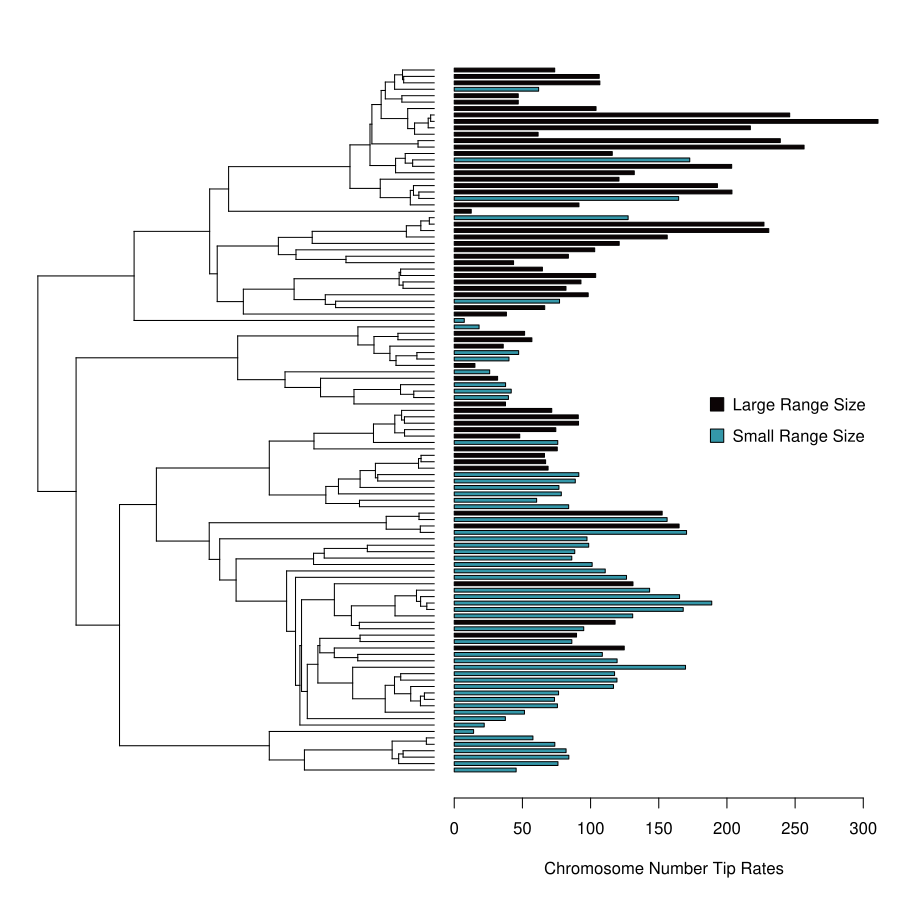

Generate this figure with R:
#Michelle Jonika
#November 2, 2021

#figure to visualize the tip rates


###LOAD IN DATA###--------------------------------------------------------------

#load in tree data
trees <- read.nexus("../data/carnivora.nex")
for(i in 1:100){
  #trees are ultrametric, this line corrects for the fact that the tolerance
  #for being ultrametric is not met by some trees
  trees[[i]] <- force.ultrametric(trees[[i]], method = "extend")
}
#load in chromosome data
chroms <- read.csv("../data/chroms.csv")

#load in range size
range <- read.csv("../data/calc.carn.range.sizes.csv")
#change column names to be informative
colnames(range) <- c("species", "range.size")

#load in tip rate data
tips <- read.csv("../results/tip.rates.csv", row.names = 1)
#subset out columns that we need
tips <- tips[101]

###PRUNE DATA###----------------------------------------------------------------

#prune chromosome number and combnine with range size
dat.pruned <- range
#add empty third column for chromosome number
dat.pruned[, 3]  <- NA
#name the third column
colnames(dat.pruned)[3] <- "hap.chrom"
# TODO columns are out of order lets fix them immediately
dat.pruned <- dat.pruned[, c(1, 3, 2)]

#this loop creates 100 datasets, sampling a chromosome number for each species 
#when there is more than one
datalist <- list()
for(j in 1:100){
  for(i in 1:nrow(range)){
    hit <- which(chroms$species == range$species[i])
    if(length(hit) > 1){
      hit <- sample(hit, 1)
    }
    dat.pruned$hap.chrom[i] <- chroms[hit, 2]
  }
  datalist[[j]] <- dat.pruned
}

#prune and scale trees
#find tips that are missing from the dataset
missing <- trees[[1]]$tip.label[!trees[[1]]$tip.label %in% datalist[[1]]$species]
#empty list to store pruned trees
trees.pruned <- list()
#empty vector to store tree depths
#keep tree depths to correct for depth when analysing rates
tree.depths <- c()

#loop that drops missing tips and stores tree depths for further use
for(i in 1:100){
  cur.tree <- drop.tip(trees[[i]], tip = missing)
  tree.depths[i] <- max(branching.times(cur.tree))
  # a rounding error also makes tree 52 fail due to a multitomy in the genus
  # pusa
  if(i == 52){
    cur.tree <- multi2di(cur.tree)
    
  }
  cur.tree$edge.length <-  cur.tree$edge.length / max(branching.times(cur.tree))
  trees.pruned[[i]] <- cur.tree
}

#rm old data and clean up environment
rm(trees, cur.tree, i, j, missing, chroms, dat.pruned, range, hit)

###DISCRETIZE RANGE SIZES###----------------------------------------------------
#discretize range size based on the median
for(i in 1:100){
  x <- median(datalist[[1]]$range.size)
  datalist[[i]]$range.size <- as.numeric(datalist[[1]]$range.size >= x)
}
#0 = small; 1 = large pop size
rm(i, x)

###ORDER TIP LABELS AND CHROMOSOME DATA###--------------------------------------
#this loop will make sure the tip labels and the chromosome data are in the
#same order

#create a vector with the tip rates
foo2 <- tips
#create an empty vector for the species matches
sp2 <- c()
for(i in 1:nrow(tips)){
  #find which tip rates match the tip labels on the the tree
  hit2 <- which(row.names(tips)==trees.pruned[[1]]$tip.label[i])
  #store the species name in the vector
  foo2[i, ] <- tips[hit2, ]
  #store the tip rate value in the species vector
  sp2[i] <- row.names(tips)[hit2]
}
#name the values of the tip rates based on the order of the species names
row.names(foo2) <- sp2

#
tips <- foo2$Average
names(tips) <- row.names(foo2)
tiprates <- c()
for(i in 1:110){
  tiprates[i] <- tips[which(names(tips) == trees.pruned[[1]]$tip.label[i])]
}
names(tiprates) <- trees.pruned[[1]]$tip.label
#plot tree with bars
plotTree.barplot(tree = trees.pruned[[1]],
               x = tiprates,
               lwd=4,
               args.plotTree = 
                 list(ftype = "off"),
               args.barplot = 
                 list(col = viridis(2, option= "G", 
                                    end = 0.6)[datalist[[1]]$range.size + 1],
                      xlab = "Chromosome Number Tip Rates"),
               args.axis = list(at = seq(0,300, by = 50)))
legend(x = "right", 
       legend = c("Large Range Size", "Small Range Size"), 
       pch = 22, 
       pt.cex = 2, 
       box.col = "transparent", 
       pt.bg = viridis(2, option= "G", end = 0.6))
#export as pdf 9" x 9"
